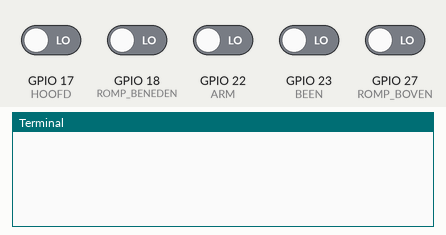
Recording of a program running on a simulated Raspberry Pi (BCM pin numbers). Parts: the last lines printed to the terminal. Inputs (shaded band) come from the test bench; at power-on: GPIO 17 (HOOFD), GPIO 18 (ROMP_BENEDEN), GPIO 22 (ARM), GPIO 23 (BEEN), GPIO 27 (ROMP_BOVEN) LOW.

Above: at 1.2 s.
1.3 s: GPIO 17 (HOOFD) driven HIGH
At 2.1 s:
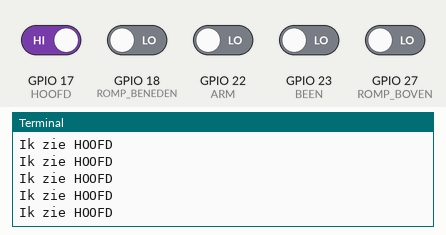
2.8 s: GPIO 18 (ROMP_BENEDEN) driven HIGH
At 3.7 s:
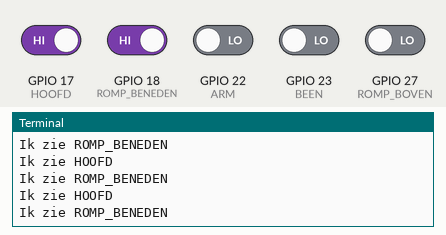

The program:

zwartwit.py
```python
import RPi.GPIO as GPIO #
import time

GPIO.setmode(GPIO.BCM)
GPIO.setwarnings(False)

HOOFD = 17
ROMP_BOVEN = 27
ROMP_BENEDEN = 18
ARM = 22
BEEN = 23
GPIO.setup(HOOFD, GPIO.IN)
GPIO.setup(ROMP_BOVEN, GPIO.IN)
GPIO.setup(ROMP_BENEDEN, GPIO.IN)
GPIO.setup(ARM, GPIO.IN)
GPIO.setup(BEEN, GPIO.IN)

try:
	while True:
		if GPIO.input(HOOFD)==1:
			print('Ik zie HOOFD')
		if GPIO.input(ROMP_BOVEN)==1:
			print('Ik zie ROMP_BOVEN')
		if GPIO.input(ROMP_BENEDEN)==1:
			print('Ik zie ROMP_BENEDEN')
		if GPIO.input(ARM)==1:
			print('Ik zie ARM')
		if GPIO.input(BEEN)==1:
			print('Ik zie BEEN')

except KeyboardInterrupt:
	GPIO.cleanup()
```

Measured:
- after the input at 1.3 s, the terminal: prints a new line at once (image 1)
- after the input at 2.8 s, the terminal: prints a new line at once (image 2)
